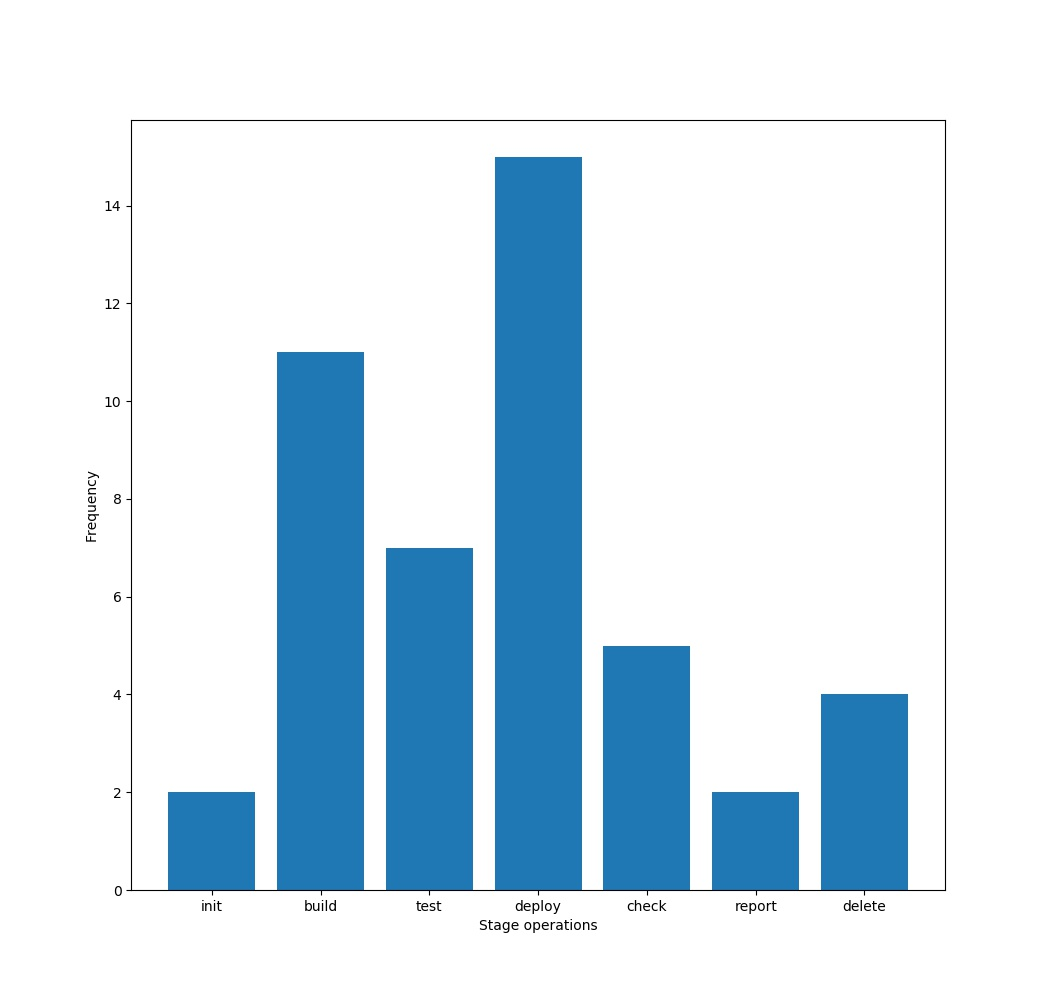

Write Python code to recreate this figure.
import numpy as np
import matplotlib.pyplot as plt
import json
from pylab import *

with open('intermediateOutput.json') as f:
    allOps = json.load(f)
	
with open('intermediateOutput_2.json') as f:
    allStageOps = json.load(f)

ops = {'init':0, 'build':0, 'report':0, 'test':0, 'deploy':0, 'checkout':0,'check':0,  'release':0, 'delete':0,'cleanup':0}

cmdDict = {}

for ao in list(allStageOps.keys()):
	if 'sonar' in ao:
		newKey = ao.replace("sonar","report ")
		allStageOps[newKey] = allStageOps.pop(ao);
		allOps[newKey] = allOps.pop(ao);

#update ops while iterating through allOps
for ao in allOps.items():
	key = ao[0]
	val = ao[1]
	#print("\n",key,val)
	keyExists = False
	
	#if key exists in dictionary ops, then increment
	for o in ops.keys():
		if o in key:
			ops[o] = ops[o] + 1
			keyExists = True
			break
	#else add new item to ops dictionary
	if not keyExists:
		ops[key] = 1

# Remove stages whose count is <=1
for o in list(ops.keys()):
	if ops[o]<=1:
		del ops[o]
#for o in ops.items():
#	print(o)
		
myKeys = list(ops.keys())
counts = list(ops.values())
length = len(myKeys)

fig = plt.figure(clear=True,figsize=(length*1.5,max(counts)/1.5))
plt.bar(np.arange(length),counts)
plt.xticks(np.arange(length),myKeys)
plt.xlabel('Stage operations')
plt.ylabel('Frequency')
#plt.autoscale_view()

fig.savefig('freq_ops.jpg',bbox_inches="tight")

for aso in allStageOps.keys():
	for o in ops.keys():
		if o in aso:
			stageCmdList = allStageOps[aso]
			if o not in cmdDict:
				cmdDict[o] = {}
			for s in stageCmdList:
				cmdDict[o][s] = cmdDict[o].get(s, 0) + 1
				#cmdDict[o][s] = cmdDict[o][s] + 1
			break
			
#for o in cmdDict.items():
#	print(o)
	
f, (ax1, ax2, ax3) = plt.subplots(3, sharex=True, sharey=True, figsize=(15,20))
subPlotCount = len(ops)

keyList = list(cmdDict.keys())

tmpArr = []
for i,v in enumerate(range(subPlotCount)):
    tmpArr.extend(list(cmdDict[keyList[v]].values()))
maxLim = max(tmpArr)

for i,v in enumerate(range(subPlotCount)):
	myDict = cmdDict[keyList[v]]
	myKeys = list(myDict.keys())
	#print(myKeys)
	length = len(myKeys)
	counts = list(myDict.values())
	v = v+1
	ax1 = subplot(subPlotCount,1,v)
	ax1.barh(range(length),counts,0.9)
	ax1.set_xlim(0,maxLim+1)
	ax1.set_yticks(range(length))
	ax1.set_yticklabels(myKeys)
	ax1.set_ylabel(keyList[v-1])
	ax1.yaxis.set_label_position("right")

f.savefig('bigPlot.jpg',bbox_inches="tight")